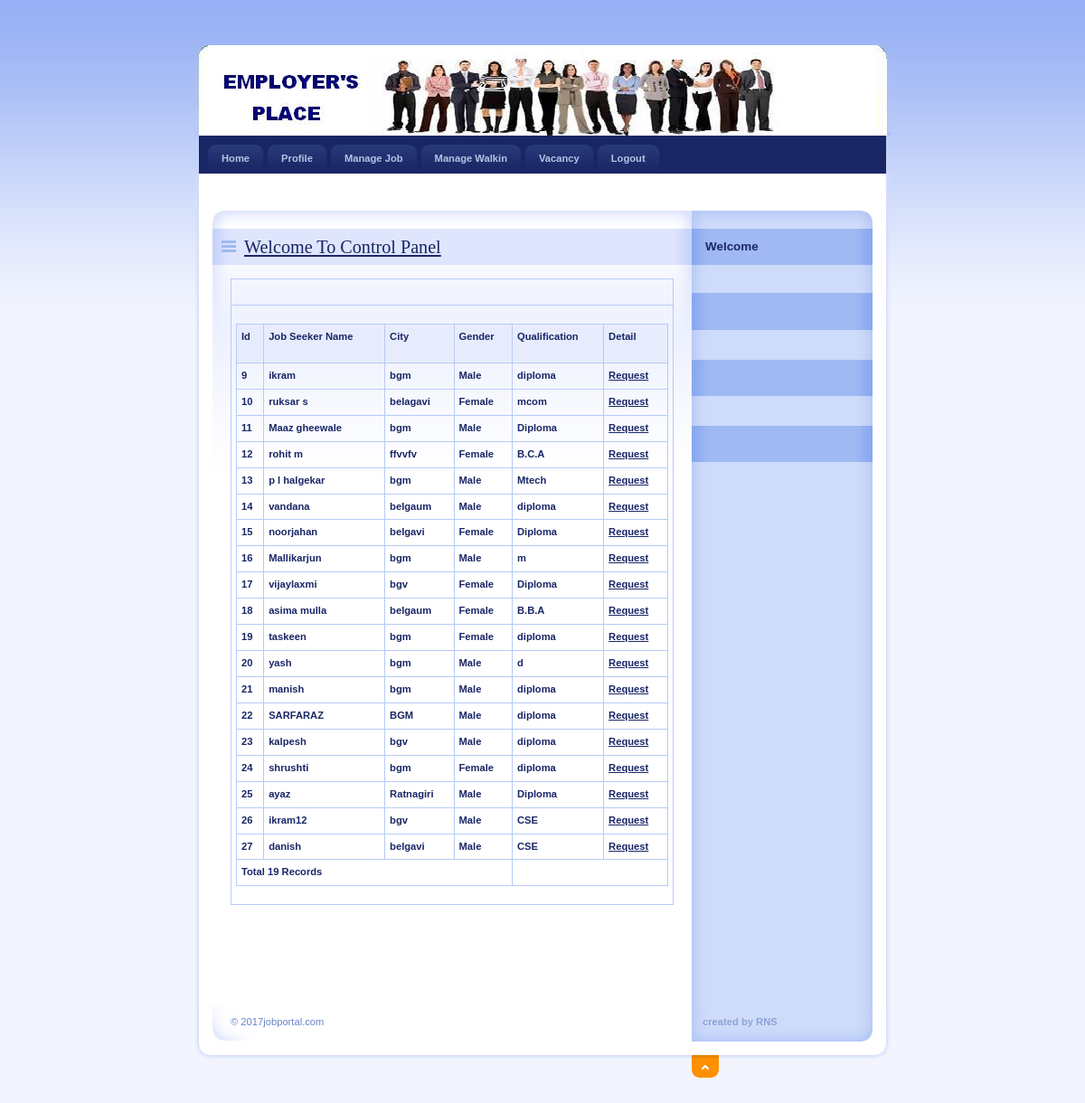
Page /Employer/ManageJob.php on the committed database.
### tables this page shows
CREATE TABLE IF NOT EXISTS `jobseeker_reg` (
  `JobSeekId` int(11) NOT NULL AUTO_INCREMENT,
  `JobSeekerName` varchar(20) NOT NULL,
  `Address` varchar(100) NOT NULL,
  `City` varchar(20) NOT NULL,
  `Email` varchar(40) NOT NULL,
  `Mobile` bigint(20) NOT NULL,
  `Qualification` varchar(20) NOT NULL,
  `Gender` varchar(10) NOT NULL,
  `BirthDate` date NOT NULL,
  `Resume` varchar(200) NOT NULL,
  `Status` varchar(10) NOT NULL,
  `UserName` varchar(20) NOT NULL,
  `Password` varchar(20) NOT NULL,
  `Question` varchar(100) NOT NULL,
  `Answer` varchar(50) NOT NULL,
  PRIMARY KEY (`JobSeekId`),
  KEY `JobSeekId` (`JobSeekId`)
);

### Employer/ManageJob.php (the view, shortened to what this page needs)
<!DOCTYPE html PUBLIC "-//W3C//DTD XHTML 1.0 Strict//EN" "http://www.w3.org/TR/xhtml1/DTD/xhtml1-strict.dtd">
<html xmlns="http://www.w3.org/1999/xhtml" xml:lang="cs" lang="cs">
<head>
    <link rel="stylesheet" media="screen,projection" type="text/css" href="./css/main.css" />
    <link rel="stylesheet" media="print" type="text/css" href="./css/print.css" />
    <link rel="stylesheet" media="aural" type="text/css" href="./css/aural.css" />
</head>
<body id="www-url-cz">
<div id="main" class="box">
<?php
include "Header.php"
?>
<?php
include "menu.php"
?>
    <div id="page" class="box">
    <div id="page-in" class="box">
        <div id="strip" class="box noprint">
            <p id="breadcrumbs">&nbsp;</p>
        </div>
        <div id="content">
            <div class="article">
                <h2><span><a href="#">Welcome To Control Panel</a></span></h2>
                <table width="100%" border="0" cellspacing="0" cellpadding="0">
                  <tr>
                    <td>&nbsp;</td>
                  </tr>
                  <tr>
                    <td><table width="100%" border="1" bordercolor="#1CB5F1" >
                      <tr>
                        <th height="32" bgcolor="#1CB5F1" class="style3"><div align="left" class="style9 style5"><strong>Id</strong></div></th>
                        <th bgcolor="#1CB5F1" class="style3"><div align="left" class="style9 style5"><strong>Job Seeker Name</strong></div></th>
                         <th bgcolor="#1CB5F1" class="style3"><div align="left" class="style9 style5"><strong>City</strong></div></th>
                        <th bgcolor="#1CB5F1" class="style3"><div align="left" class="style12">Gender</div></th>
                        <th bgcolor="#1CB5F1" class="style3"><div align="left" class="style12">Qualification</div></th>
                        <th bgcolor="#1CB5F1" class="style3"><div align="left" class="style9 style5"><strong>Detail</strong></div></th>
                      </tr>
                      <?php
$con = mysql_connect("localhost","root");
$sql = "select * from JobSeeker_Reg ";
$result = mysql_query($sql,$con);
while($row = mysql_fetch_array($result))
{
$Id=$row['JobSeekId'];
$Name=$row['JobSeekerName'];
$City=$row['City'];
$Gender=$row['Gender'];
$Qualification=$row['Qualification'];
$i=0;
?>
                      <tr>
                          <td class="style3"><div align="left" class="style9 style5"><strong><?php echo $Id;?></strong></div></td>
                          <td class="style3"><div align="left" class="style9 style5"><strong><?php echo $Name;?></strong></div></td>
                          <td class="style3"><div align="left" class="style9 style5"><strong><?php echo $City;?></strong></div></td>
                          <td class="style3"><div align="left" class="style9 style5"><strong><?php echo $Gender;?></strong></div></td>
                          <td class="style3"><div align="left" class="style9 style5"><strong><?php echo $Qualification;?></strong></div></td>
                          <?php
                          if($i==0){
                          ?>
                              <td class="style3"><div align="left" class="style9 style5"><strong><a href="ManageJob.php?id=<?php echo $Id;?>">Request</a></strong></div></td>
                          <?php
                          }else{
                          ?>
                           <td class="style3"><div align="left" class="style9 style5"><strong><a href="DetailJob.php?JobId=<?php echo $Id;?>">View</a></strong></div></td>
                       <?php }
                       ?>
                      </tr>
                      <?php
}
$records = mysql_num_rows($result);
?>
                      <tr>
                        <td colspan="4" class="style3"><div align="left" class="style12"><?php echo "Total ".$records." Records"; ?> </div></td>
                      </tr>
                    </table></td>
                  </tr>
                </table>
                <p>&nbsp;</p>
              <p class="btn-more box noprint">&nbsp;</p>
          </div>
        </div>
<?php
include "right.php"
?>
    </div>
    </div>
<?php
include "footer.php"
?>
</div>
</body>
</html>

### Employer/css/main.css (style rules this page uses)
* { min-height:1px; }
body { border:0; margin:0; padding:0; background:#F2F5FE url("../design/bg.gif") 0 0 repeat-x; font:70%/160% "verdana",sans-serif; color:#192666; _text-align:center; }
a { color:#192666; }
p { border:0; margin:15px 0; padding:0; }
div { display:block; border:0; margin:0; padding:0; }
h1, h2, h3, h4, h5 { border:0; margin:15px 0 10px 0; padding:0; font-weight:bold; }
h2 { font-size:180%; line-height:100%; font-family:"georgia",serif; font-weight:normal; }
table { display:table; border-collapse:collapse; margin:15px 0; padding:0; border:1px solid #B7CAF6; font-size:100%; }
tr { display:table-row; }
th, td { display: table-cell; border:1px solid #B7CAF6; margin:0; padding:5px; vertical-align:top; text-align:left; }
th { background:#E7ECFD; text-align:center; color:#192666; font-weight:bold; }
a, img, span { border:0; margin:0; padding:0; }
strong, .strong { font-weight:bold; }
.box { min-height:1px; _height:1px; }
.box:after { content:"."; display:block; line-height:0px; font-size:0px; visibility:hidden; clear:both; }
#main { width:770px; margin:50px auto 0 auto; _text-align:left; }
#page { width:770px; min-height:1px; background:#FFF url("../design/bg_page.gif") 0 0 repeat-y; _height:1px; }
#page-in { min-height:1px; padding:10px 0; background:url("../design/bg_page_in.jpg") 0 0 no-repeat; _height:1px; }
#strip { position:relative; clear:both; padding:3px 20px 10px 20px; color:#6182D1; }
#strip p { margin:0; }
#strip #breadcrumbs { width:520px; margin:0; padding:0; }
#content { float:left; width:530px; _width:550px; margin:0; padding:0 0 0 20px; }
#content .article { clear:both; margin:0; padding:20px; background:url("../design/content_article_bg.jpg") 0 0 no-repeat; }
#content .article h2 { margin:0 -20px; padding:10px; background:#DEE5FD url("../design/content_title_bg.gif") 0 0 repeat-y; color:#192666; }
#content .article h2 span { background:url("../design/ico_list.gif") 0 50% no-repeat; padding-left:25px; }
#content .article p { text-align:justify; }
#content .btn-more { margin:0 0 15px 0; padding:0; border:0; position:relative; }

### Employer/css/print.css (style rules this page uses)
body { border:0; margin:0; padding:0; font-size:12pt }
a { color:#000; text-decoration:none; }
h1, h2, h3 { page-break-after:avoid; page-break-inside:avoid; }
table { border-collapse: collapse; border-width:1px; border-style:solid; }
th, td { display:table-cell; border-width:1px; border-style:solid; }
.noprint { display:none; }

### Employer/css/aural.css (style rules this page uses)
body { voice-family:paul,male; volume:loud; speech-rate:slow; richness:90; stress:20; }
h1, h2, h3, h4, h5 { cue-before:url("ping.au"); }
p, table { pause:50ms; }
strong { pitch:medium; pitch-range:60; stress:90; richness:90; }

### Employer/ManageJob.php (style rules this page uses)
.style3 { font-weight: bold }

### rows in the picture
jobseeker_reg: JobSeekId "9", JobSeekerName "ikram", City "bgm", Gender "Male", Qualification "diploma"
jobseeker_reg: JobSeekId "10", JobSeekerName "ruksar s", City "belagavi", Gender "Female", Qualification "mcom"
jobseeker_reg: JobSeekId "11", JobSeekerName "Maaz gheewale", City "bgm", Gender "Male", Qualification "Diploma"
jobseeker_reg: JobSeekId "12", JobSeekerName "rohit m", City "ffvvfv", Gender "Female", Qualification "B.C.A"
jobseeker_reg: JobSeekId "13", JobSeekerName "p l halgekar", City "bgm", Gender "Male", Qualification "Mtech"
jobseeker_reg: JobSeekId "14", JobSeekerName "vandana", City "belgaum", Gender "Male", Qualification "diploma"
jobseeker_reg: JobSeekId "15", JobSeekerName "noorjahan", City "belgavi", Gender "Female", Qualification "Diploma"
jobseeker_reg: JobSeekId "16", JobSeekerName "Mallikarjun", City "bgm", Gender "Male", Qualification "m"
jobseeker_reg: JobSeekId "17", JobSeekerName "vijaylaxmi", City "bgv", Gender "Female", Qualification "Diploma"
jobseeker_reg: JobSeekId "18", JobSeekerName "asima mulla", City "belgaum", Gender "Female", Qualification "B.B.A"
jobseeker_reg: JobSeekId "19", JobSeekerName "taskeen", City "bgm", Gender "Female", Qualification "diploma"
jobseeker_reg: JobSeekId "20", JobSeekerName "yash", City "bgm", Gender "Male", Qualification "d"
jobseeker_reg: JobSeekId "21", JobSeekerName "manish", City "bgm", Gender "Male", Qualification "diploma"
jobseeker_reg: JobSeekId "22", JobSeekerName "SARFARAZ", City "BGM", Gender "Male", Qualification "diploma"
jobseeker_reg: JobSeekId "23", JobSeekerName "kalpesh", City "bgv", Gender "Male", Qualification "diploma"
jobseeker_reg: JobSeekId "24", JobSeekerName "shrushti", City "bgm", Gender "Female", Qualification "diploma"
jobseeker_reg: JobSeekId "25", JobSeekerName "ayaz", City "Ratnagiri", Gender "Male", Qualification "Diploma"
jobseeker_reg: JobSeekId "26", JobSeekerName "ikram12", City "bgv", Gender "Male", Qualification "CSE"
jobseeker_reg: JobSeekId "27", JobSeekerName "danish", City "belgavi", Gender "Male", Qualification "CSE"

### other values in the picture
$records "19"
